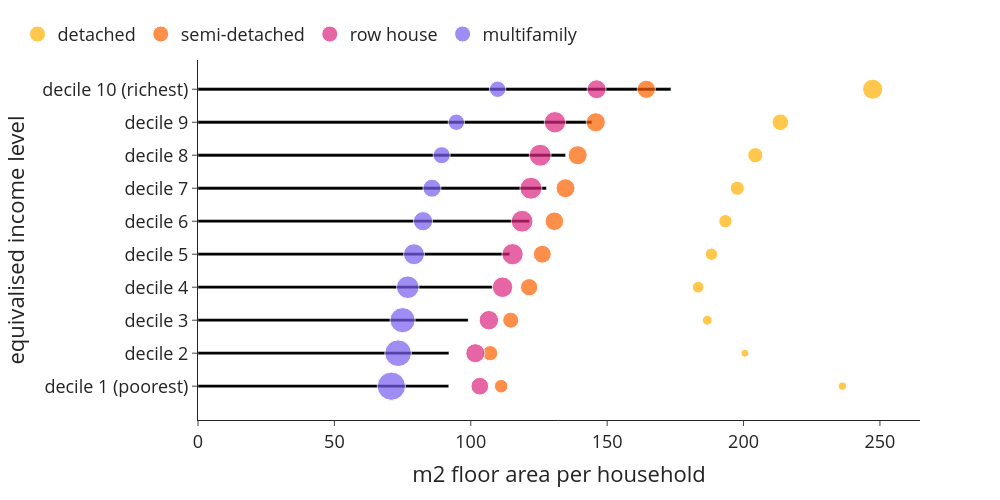

The cell this chart's notebook holds for it:
### Code cell
bubblechart((use['size'+year+'_w1']*use['n_hhd']), use['n_hhd'], use['n_hhd'], 0, 1, 'm2 floor area per household', class_name_long, 'm2_per_hhd_class_type')

### Figure 1 — Plotly figure (JSON) as saved in the notebook; plotly's stock layout.template omitted (floating-point values rounded to 4 significant figures)
{"data": [{"alignmentgroup": "True", "hovertemplate": "m2 floor area per household=%{x}<br>equivalised income level=%{y}<extra></extra>", "legendgroup": "", "marker": {"color": "#000000", "pattern": {"shape": ""}}, "name": "", "offsetgroup": "", "orientation": "h", "showlegend": false, "textposition": "auto", "type": "bar", "x": [91.93, 92.0, 99.05, 108.0, 114.3, 121.5, 127.7, 134.8, 144.4, 173.4], "xaxis": "x", "y": ["decile 1 (poorest)", "decile 2", "decile 3", "decile 4", "decile 5", "decile 6", "decile 7", "decile 8", "decile 9", "decile 10 (richest)"], "yaxis": "y"}, {"legendrank": 0, "marker": {"color": "#ffb000", "size": [36355, 30840, 51695, 73830, 81810, 94870, 107370, 124655, 148020, 218310], "sizemin": 4, "sizemode": "area", "sizeref": 1079.0}, "mode": "markers", "name": "detached", "showlegend": true, "type": "scatter", "x": [236.3, 200.5, 186.7, 183.4, 188.2, 193.4, 197.7, 204.3, 213.5, 247.3], "y": ["decile 1 (poorest)", "decile 2", "decile 3", "decile 4", "decile 5", "decile 6", "decile 7", "decile 8", "decile 9", "decile 10 (richest)"]}, {"legendrank": 1, "marker": {"color": "#fe6100", "size": [99175, 125630, 138465, 161155, 172830, 185810, 193630, 196775, 197530, 178785], "sizemin": 4, "sizemode": "area", "sizeref": 1079.0}, "mode": "markers", "name": "semi-detached", "showlegend": true, "type": "scatter", "x": [111.1, 107.1, 114.6, 121.4, 126.2, 130.6, 134.7, 139.2, 145.8, 164.4], "y": ["decile 1 (poorest)", "decile 2", "decile 3", "decile 4", "decile 5", "decile 6", "decile 7", "decile 8", "decile 9", "decile 10 (richest)"]}, {"legendrank": 2, "marker": {"color": "#dc267f", "size": [169390, 196865, 203980, 227110, 244090, 255915, 259785, 258160, 246770, 194175], "sizemin": 4, "sizemode": "area", "sizeref": 1079.0}, "mode": "markers", "name": "row house", "showlegend": true, "type": "scatter", "x": [103.3, 101.7, 106.6, 111.6, 115.3, 118.8, 122.1, 125.5, 130.9, 146.1], "y": ["decile 1 (poorest)", "decile 2", "decile 3", "decile 4", "decile 5", "decile 6", "decile 7", "decile 8", "decile 9", "decile 10 (richest)"]}, {"legendrank": 3, "marker": {"color": "#785ef0", "size": [431690, 383500, 342270, 274595, 237750, 200040, 175930, 157110, 144275, 145370], "sizemin": 4, "sizemode": "area", "sizeref": 1079.0}, "mode": "markers", "name": "multifamily", "showlegend": true, "type": "scatter", "x": [70.89, 73.37, 75.0, 76.9, 79.19, 82.49, 85.78, 89.33, 94.72, 109.8], "y": ["decile 1 (poorest)", "decile 2", "decile 3", "decile 4", "decile 5", "decile 6", "decile 7", "decile 8", "decile 9", "decile 10 (richest)"]}], "layout": {"bargap": 0.9, "barmode": "relative", "font": {"size": 18}, "height": 500, "legend": {"orientation": "h", "tracegroupgap": 0, "x": -0.25, "xanchor": "left", "y": 1.02, "yanchor": "bottom"}, "margin": {"t": 60}, "width": 1000, "xaxis": {"anchor": "y", "domain": [0, 1], "title": {"text": "m2 floor area per household"}}, "yaxis": {"anchor": "x", "domain": [0, 1], "title": {"text": "equivalised income level"}}}}
